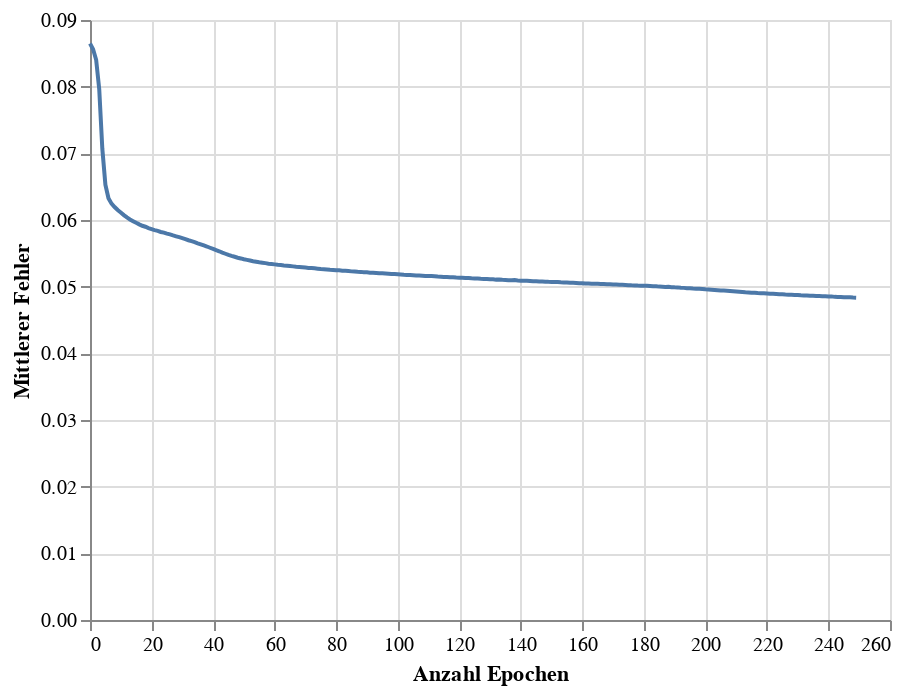

Source (notebook cell):
### Code cell
train_chart = alt.Chart(loss_df).mark_line().encode(
    x=alt.X('Epoch', title = 'Anzahl Epochen'),
    y=alt.Y('Loss', title = 'Mittlerer Fehler')
)
# glue('train-loss-team', train_chart,display=True)
train_chart

### Figure 1 — Vega-Lite specification as saved in the notebook (floating-point values rounded to 4 significant figures; data arrays with more than 128 entries replaced by an {"elided": "..."} marker saying what was removed)
{"config": {"view": {"continuousWidth": 400, "continuousHeight": 300}}, "data": {"name": "data-cc0e91bc390684e0f1ded1639dda3b0c"}, "mark": "line", "encoding": {"x": {"field": "Epoch", "title": "Anzahl Epochen", "type": "quantitative"}, "y": {"field": "Loss", "title": "Mittlerer Fehler", "type": "quantitative"}}, "$schema": "https://vega.github.io/schema/vega-lite/v4.17.0.json", "datasets": {"data-cc0e91bc390684e0f1ded1639dda3b0c": {"elided": "250 records"}}}
